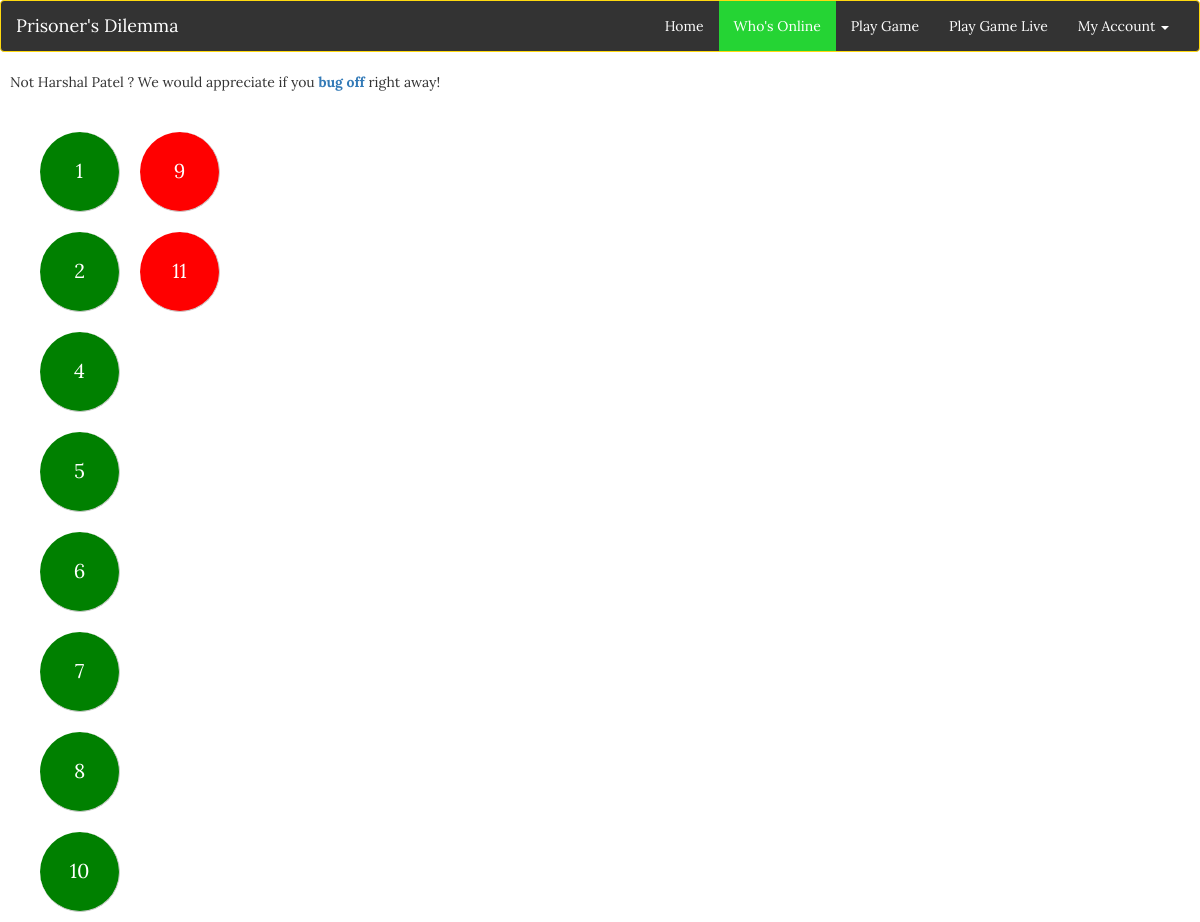
/useronline.php (signed in), run on the app's committed database.
### tables this page shows
CREATE TABLE IF NOT EXISTS `users` (
  `id` int(11) NOT NULL,
  `usernames` varchar(255) NOT NULL,
  `first_name` varchar(255) NOT NULL,
  `last_name` varchar(255) NOT NULL,
  `email` varchar(255) NOT NULL,
  `confirmed_email` varchar(255) NOT NULL,
  `pw` varchar(255) NOT NULL,
  `confirmed_pw` varchar(255) NOT NULL,
  `course` varchar(12) DEFAULT NULL,
  `section` int(2) DEFAULT NULL,
  `online_status` int(1) NOT NULL DEFAULT '0',
  `score` int(3) DEFAULT '0',
  `busy` tinyint(1) NOT NULL,
  `time` timestamp NOT NULL DEFAULT CURRENT_TIMESTAMP,
  `rank` smallint(2) NOT NULL
);

### session.php (called while the page is built, shortened)
<?php
include('connection.php');
$user_check=$_SESSION['login_user'];
$result = $dbc->query("SELECT * from users where usernames='$user_check'");
$row = $result->fetch_assoc();
$login_id=$row['id'];
$login_session =$row['first_name'];
$login_lname=$row['last_name'];
?>

### useronline.php (the view, shortened to what this page needs)
<!doctype html>
<html>
<head>
	<link rel="stylesheet" href="https://maxcdn.bootstrapcdn.com/bootstrap/3.3.5/css/bootstrap.min.css">
	<link href="css/stylesheet.css" rel="stylesheet">
	<link href="css/custom.css" rel="stylesheet">
</head>
<body>
	<header class="navbar navbar-default">
		<div class="container-fluid">
			<div class="navbar-header">
				<a class="navbar-brand" href="index.php">Prisoner's Dilemma</a>
			</div>
			<div class="collapse navbar-collapse" id="collapse">
				<ul class="nav navbar-nav navbar-right">
					<li><a href="profilepage.php">Home</a></li>
					<li class="active"><a href="useronline.php">Who's Online</a></li>
					<li><a href="playgame.php">Play Game</a></li>
					<li><a href="playgame_live.php">Play Game Live</a></li>
					<li class="dropdown">
						<a href="#" class="dropdown-toggle" data-toggle="dropdown" role="button" aria-haspopup="true" aria-expanded="false">My Account <span class="caret"></span></a>
					</li>
				</ul>
			</div>
		</div>
	</header>
	<?php
		include('connection.php');
		include('session.php');
		echo "<spam style ='margin-left:10px'>Not ".$login_session." ".$login_lname." ? We would appreciate if you "."<a style='text-decoration:none' href='logout.php'><strong> bug off </strong></a> ". "  right away!</span>";
		$online_users_query="SELECT * from users WHERE online_status='1'";
		$offline_users_query="SELECT * from users WHERE online_status='0'";
		$result = $dbc -> query($online_users_query);
		$result1 = $dbc -> query($offline_users_query);
		if ($result -> num_rows > 0) {
	?>
	<div class="container">
		<div class="user-list">
			<ul class="list-unstyled">
				<li>
				<?php while ($row = $result->fetch_assoc())
						{
							if (($row['id']) != $login_id) {
								echo "&nbsp;"."<div class='outerContainer green'>".
									"<div class='innerContainer'>"."<a href='playgame.php?id=".$row['id']."' style='color:white'>".$row['id']."</a>"."<br />".
									"</div>".
									"</div>";
							}
						}
				}
				?>
				</li>
				<li>
					<?php
					if ($result1 -> num_rows > 0) {
						while ($row = $result1->fetch_assoc())
						{
						echo "&nbsp;"."<div class='outerContainer red'>".
							"<div class='innerContainer'>" .$row['id']."<br />".
							"</div>".
						"</div>";
						}
					}
					?>
				</li>
			</ul>
		</div>
	</div>
</body>
</html>

### css/stylesheet.css (style rules this page uses)
body { font-family: 'Lora', serif; }
.navbar-default { background-color: #DAFFD8; border-color: #e7e7e7; }
.navbar-default .navbar-nav>.active>a, .navbar-default .navbar-nav>.active>a:focus, .navbar-default .navbar-nav>.active>a:hover { color: #FFF; background-color: #25D434; }
div { border-radius: 5px; }

### css/custom.css (style rules this page uses)
.navbar-default .navbar-brand { color:#fff; }
.navbar-default .navbar-nav>li>a { color:#fff; }
.navbar-default .navbar-collapse, .navbar-default .navbar-form { color:#fff; }
.navbar-default { background-color: #333; border-color: #ffd90f; }
.outerContainer { height: 80px; overflow: hidden; width: 80px; border-radius: 50%; border-bottom: 1px solid #CCCCCC; border-right: 1px solid #CCCCCC; }
.innerContainer { width: 100%; font-size: 20px; color: white; }
.user-list li { float: left; margin: 10px; text-transform: uppercase; text-decoration: none; }
.user-list li .outerContainer { display: table; height: 80px; overflow: hidden; width: 80px; border-radius: 50%; border-bottom: 1px solid #CCCCCC; border-right: 1px solid #CCCCCC; }
.user-list li .outerContainer .innerContainer { display: table-cell; vertical-align: middle; width: 100%; margin: 0 auto; text-align: center; font-size: 20px; color: white; }
.red { background-color: red; }
.green { background-color: green; }

### data on the page
users: first_name "Harshal", last_name "Patel"
users: id "1"
users: id "2"
users: id "4"
users: id "5"
users: id "6"
users: id "7"
users: id "8"
users: id "10"
users: id "9"
users: id "11"
